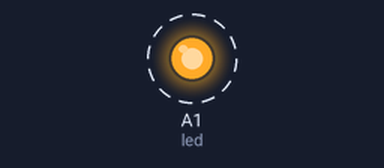
Bench run of a sketch on a simulated Arduino Uno, built with avr-gcc and run on an emulated ATmega328P. Shown: output pins drawn as LEDs (lit = HIGH). Dashed ring = blinking. What the sketch prints to the serial monitor is not drawn.

Above: at 0.2 s.
Timing chart, 0 to 3.0 s (numbered marks = the images above):
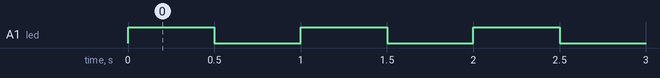

Measured:
- by itself, A1 (led): alternates HIGH for 0.50 s and LOW for 0.50 s

The sketch:

t1_blink.ino
```cpp
// Made from a Python program in the ZERO1 Simulator; edits here are not turned back into Python.
/*
ZERO1 Smart Board - 01 Blink the red LED
...
*/

const int LED_RED = A1;        // red LED

const float BLINK_TIME = 0.5;  // how long the LED stays on (and off), in seconds
const int led = LED_RED;

// Runs once: the lines before "while True:"
void setup() {
  Serial.begin(9600);
  pinMode(led, OUTPUT);        // the red LED is an output
}

// Runs forever: the body of "while True:" (line 13)
void loop() {
  digitalWrite(led, HIGH);     // 5 V on the pin: the LED lights up
  Serial.println("ON");
  delay(round(BLINK_TIME * 1000));  // wait; the board does nothing else meanwhile

  digitalWrite(led, LOW);      // 0 V on the pin: the LED goes off
  Serial.println("OFF");
  delay(round(BLINK_TIME * 1000));
}
```
